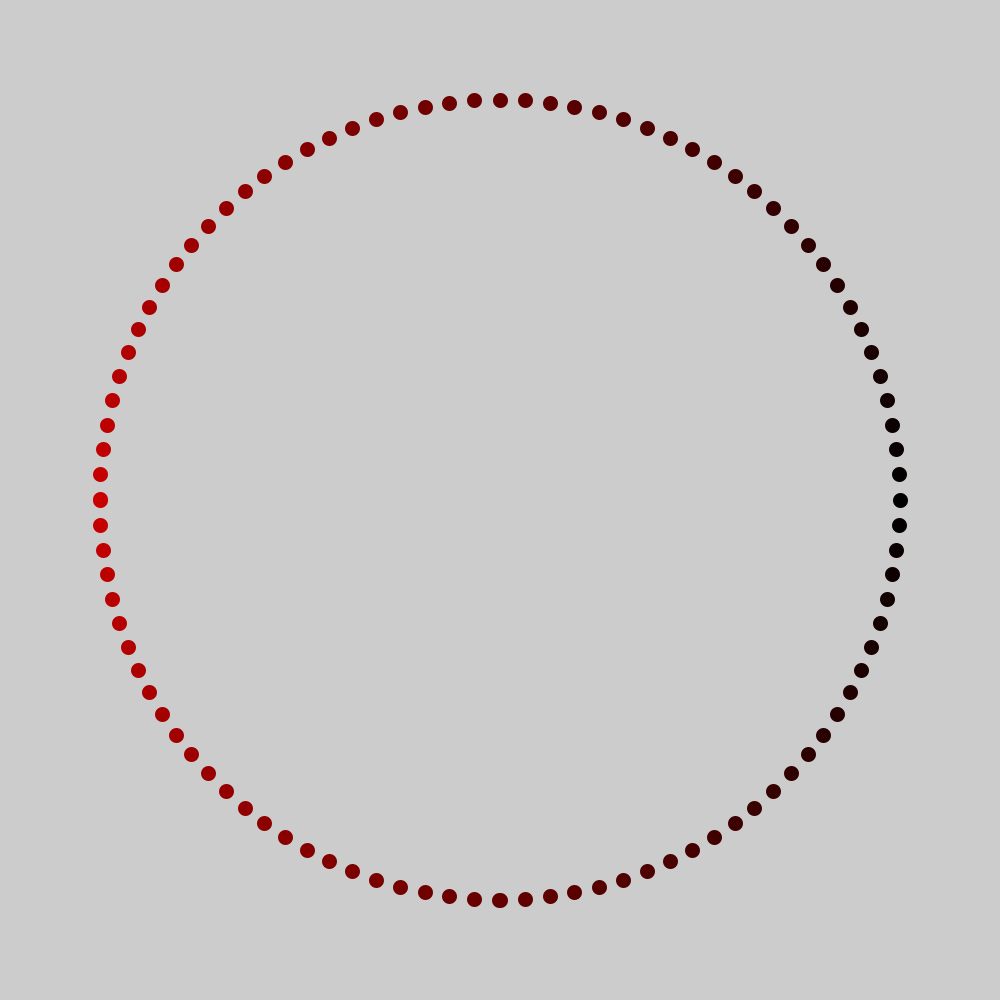
Frame 1 (no input)
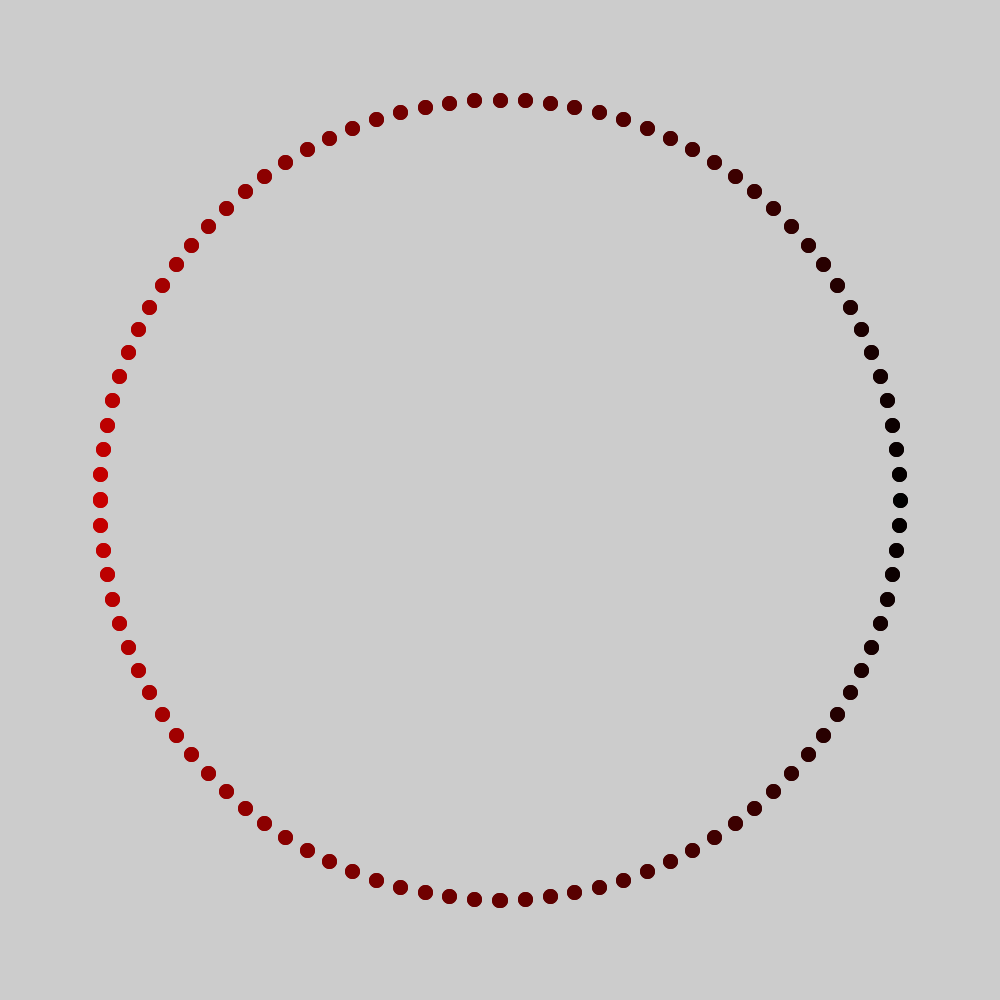
Frame 2 (the mouse pressed at the canvas centre, redrawn once)

The Processing sketch that drew these frames (run headless with seeded random() and noise(); the mouse was pressed at the canvas centre and the sketch redrawn once):

// Processing sketch: test_spherical
// ── test_spherical.pde
void setup(){
  size(1000,1000);
}

float sph_dist(float theta1, float phi1, float theta2, float phi2){
  // theta 0 2PI
  // phi 0 PI
  return acos(sin(theta1)*sin(theta2)+cos(theta1)*cos(theta2)*cos(phi2-phi1));
}


void draw(){
  translate(500,500);
 draw_1();
 noLoop();
}

void draw_1(){
  float r = 400;
  int npoints =100;
  float frac = TAU/npoints;
  for (int i=0; i<npoints; i++){
    float theta = frac*i;
    float phi = 0;
    float dis = sph_dist(0,0, theta, 0);
    dis = dis/4. * 255;
    println(dis);
    stroke(dis, 0,0);
    strokeWeight(15);
    point(r*cos(theta), r*sin(theta));
  }
}
